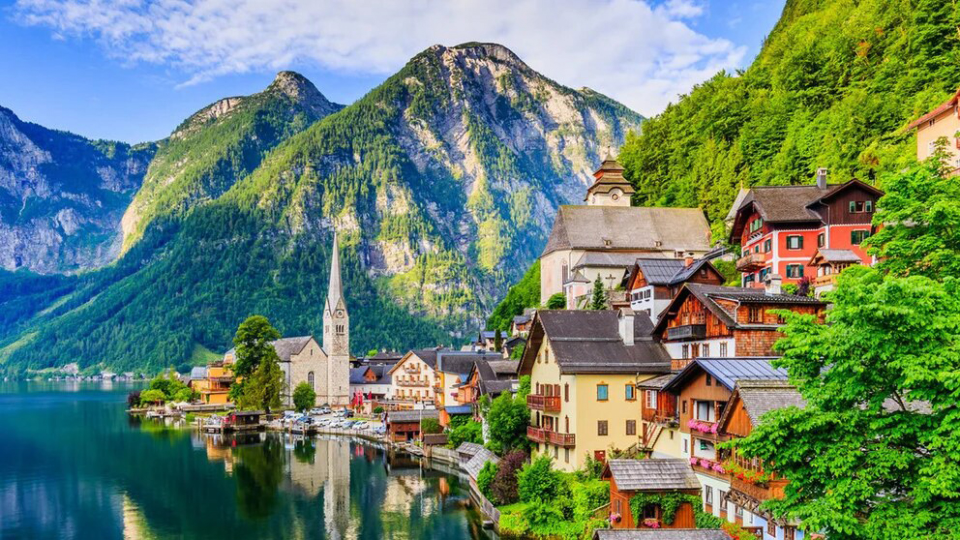
#> input picture unidad 1/clases/img/imagenP.jpeg, 1920 x 1080 px (shown at 1/2 size); the run also reads 1 picture not shown here
$ jupyter execute Actividad_evaluativa.ipynb
#> lines starting #> are read from the running program, lines starting #| are printed output that depends on the picture; after the words box and inside, x2 and y2 are one past the last pixel; in counts of white or black regions, pixels touching at a corner belong together
Ejercicio 1.

Recorta el punto de interés de la imagenP.jpg tal cual se muestra en la figura, guarda la imagen recortada en tu disco local, y muestra la imagen original y la recortada con axis (imagen a colores)

[cell 1]
import cv2
import matplotlib.pyplot as plt
import os # <-- CAMBIO 1: Importamos os para gestionar carpetas y rutas

# --- CONFIGURACIÓN DE RUTAS ---
# CAMBIO 2: Definimos la carpeta base de tu proyecto en VS Code
carpeta_base = 'clases/img/'
# CAMBIO 3: Definimos la carpeta donde se guardarán los resultados
carpeta_salida = os.path.join(carpeta_base, 'imagenes_resultado')

# CAMBIO 4: Si la carpeta de salida no existe, la creamos para evitar errores al guardar
if not os.path.exists(carpeta_salida):
    os.makedirs(carpeta_salida)
    print(f"✅ Carpeta creada: {carpeta_salida}")

# CAMBIO 5: Corregimos el nombre del archivo a 'imagenP.jpeg'
nombre_archivo = 'imagenP.jpeg'
ruta_lectura = os.path.join(carpeta_base, nombre_archivo)

imagen_bgr = cv2.imread(ruta_lectura)
#> imagen_bgr is the input picture: shape (1080, 1920, 3); mean B, G, R 110.3, 130.4, 106.3

if imagen_bgr is None:
    print(f"❌ Error: No se encontró la imagen en {ruta_lectura}")
else:
    # Convertimos a RGB para procesar con Matplotlib
    imagen_rgb = cv2.cvtColor(imagen_bgr, cv2.COLOR_BGR2RGB)

    # Coordenadas de recorte (Slicing de Numpy)
    inicio_fila = 442
    fin_fila = 733
    inicio_columna = 562
    fin_columna = 805

    # Aplicamos el recorte: [filas, columnas, canales]
    imagen_recortada = imagen_rgb[inicio_fila:fin_fila, inicio_columna:fin_columna, :]

    # --- GUARDAR EL RESULTADO ---
    # CAMBIO 6: Guardamos usando la nueva ruta de salida
    ruta_guardado = os.path.join(carpeta_salida, 'imagenP_recortada.png')
    plt.imsave(ruta_guardado, imagen_recortada)
    print(f"✅ Recorte guardado en: {ruta_guardado}")

    # --- MOSTRAR RESULTADOS ---
    plt.figure(figsize=(12, 6))

    plt.subplot(1, 2, 1)
    plt.title('Imagen Original (Vista RGB)')
    plt.imshow(imagen_rgb)
    # Dibujamos un cuadro guía opcional para verificar el área de recorte
    plt.gca().add_patch(plt.Rectangle((inicio_columna, inicio_fila),
                                      fin_columna-inicio_columna,
                                      fin_fila-inicio_fila,
                                      edgecolor='red', facecolor='none', lw=2))
    plt.axis('on') # Dejamos los ejes visibles para ver las coordenadas (píxeles)

    plt.subplot(1, 2, 2)
    plt.title('Imagen Recortada')
    plt.imshow(imagen_recortada)
    plt.axis('off')

    plt.tight_layout()
    plt.show()

Ejercicio 2.

Genera un degradado lineal a colores (debe coincidir con los mismos colores).

[cell 2]
import numpy as np
import matplotlib.pyplot as plt
import os # <-- CAMBIO 1: Importamos os para manejar rutas y carpetas

# --- CONFIGURACIÓN DE RUTAS ---
# CAMBIO 2: Definimos la carpeta base de tu proyecto en VS Code
carpeta_base = 'clases/img/'
# CAMBIO 3: Definimos la carpeta de salida para los degradados
carpeta_salida = os.path.join(carpeta_base, 'imagenes_resultado')

# CAMBIO 4: Si la carpeta de salida no existe, la creamos automáticamente
if not os.path.exists(carpeta_salida):
    os.makedirs(carpeta_salida)
    print(f"✅ Carpeta de salida lista: {carpeta_salida}")

# --- GENERACIÓN DE LA IMAGEN ---
valor_minimo = 0
valor_maximo = 1
alto_imagen = 256
ancho_imagen = 300

# Creamos la columna con linspace y la repetimos para crear el degradado
columna = np.linspace(valor_minimo, valor_maximo, alto_imagen)[:, None]
imagen_degradada = np.repeat(columna, ancho_imagen, axis=1)

# --- GUARDAR IMAGEN ---
# CAMBIO 5: Usamos os.path.join para guardar en la ruta correcta dentro de clases/img/
ruta_guardado = os.path.join(carpeta_salida, 'degradado_lineal.png')
plt.imsave(ruta_guardado, imagen_degradada, cmap='viridis')
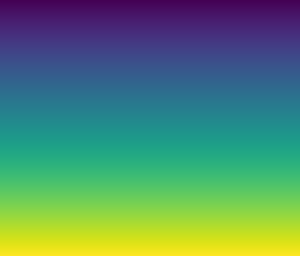
#> saved as degradado_lineal.png: shape (256, 300, 3); mean R, G, B 82.9, 136.7, 109.3
print(f"✅ Degradado guardado en: {ruta_guardado}")

# --- MOSTRAR IMAGEN ---
plt.figure(figsize=(6, 8))
plt.title('Degradado Lineal (Viridis)')
# El mapa de color 'viridis' es el estándar por defecto de Matplotlib
plt.imshow(imagen_degradada, cmap='viridis', aspect='auto')

# CAMBIO 6: Ajuste de límites para que la visualización sea clara
# Estos valores dependen de qué parte del degradado quieras resaltar
plt.xlim(-0.5, ancho_imagen - 0.5)
plt.xticks(np.linspace(0, ancho_imagen, 5))
plt.show()

Ejercicio 3.

Genera una imagen semejante a un tablero de ajedrez tomando en cuenta que cada casilla debe medir 100x100 px

[cell 3]
import cv2
import numpy as np
import matplotlib.pyplot as plt
import os # <-- CAMBIO 1: Importamos os para manejar directorios de forma segura

# --- CONFIGURACIÓN DE RUTAS ---
# CAMBIO 2: Ajustamos a la carpeta base de tu proyecto en VS Code
carpeta_base = 'clases/img/'
# CAMBIO 3: Definimos la subcarpeta específica para este ejercicio
carpeta_ejercicio = os.path.join(carpeta_base, 'img_ejercicio_3')

# CAMBIO 4: Si la carpeta no existe, la creamos para que plt.imsave no de error
if not os.path.exists(carpeta_ejercicio):
    os.makedirs(carpeta_ejercicio)
    print(f"✅ Carpeta creada con éxito: {carpeta_ejercicio}")

# --- PARÁMETROS DEL TABLERO ---
tamanio_casilla = 100
numero_casillas = 8
tamanio_imagen = tamanio_casilla * numero_casillas

# Creamos lienzo negro (3 canales para RGB)
imagen_ajedrez = np.zeros((tamanio_imagen, tamanio_imagen, 3), dtype=np.uint8)

# --- ASIGNAR COLORES AL TABLERO ---
for fila in range(numero_casillas):
    for columna in range(numero_casillas):
        # Lógica de color: si la suma de fila + columna es par, es blanca
        if (fila + columna) % 2 == 0:
            color = [255, 255, 255] # Blanco
        else:
            color = [0, 0, 0] # Negro

        # Calcular límites de la casilla
        inicio_fila = fila * tamanio_casilla
        fin_fila = inicio_fila + tamanio_casilla
        inicio_columna = columna * tamanio_casilla
        fin_columna = inicio_columna + tamanio_casilla

        # Asignar color mediante slicing de Numpy
        imagen_ajedrez[inicio_fila:fin_fila, inicio_columna:fin_columna] = color

# --- GUARDAR IMAGEN ---
# CAMBIO 5: Usamos la ruta completa corregida
ruta_guardado = os.path.join(carpeta_ejercicio, "tablero_ajedrez.png")
plt.imsave(ruta_guardado, imagen_ajedrez)
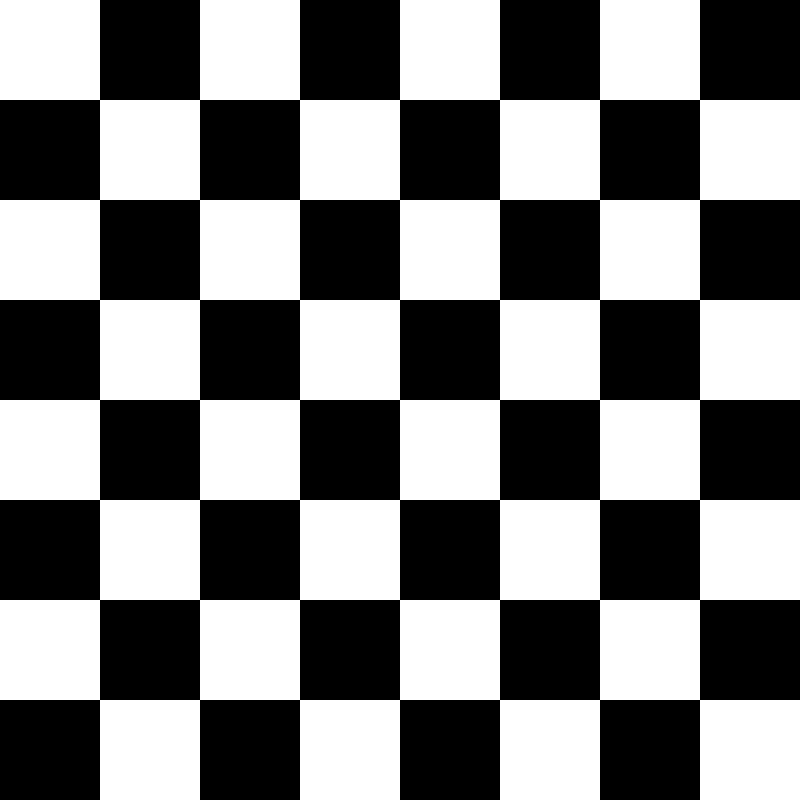
#> saved as tablero_ajedrez.png: shape (800, 800, 3); 50% white; 1 white region, box (x1, y1, x2, y2) and area: (0, 0, 800, 800) 320000
print(f"✅ Tablero guardado en: {ruta_guardado}")

# --- MOSTRAR IMAGEN ---
plt.figure(figsize=(8, 8))
plt.imshow(imagen_ajedrez)
plt.title("TABLERO DE AJEDREZ GENERADO")
plt.axis('off') # Opcional: oculta los ejes para que se vea más limpio
plt.show()

Ejercicio 4.

Tomando en cuenta el resultado del ejercicio 2 aplica posterizacion y solarizacion, de la misma manera aplica todas las paletas de falso color cada resultado debe guardarse.

[cell 4]
import cv2
import numpy as np
import matplotlib.pyplot as plt
import os

# --- CONFIGURACIÓN DE RUTAS ---
# CAMBIO 1: La carpeta donde realmente está tu imagen según la captura
carpeta_base = 'clases/img/'

# CAMBIO 2: Definimos la carpeta de salida (donde quieres que se guarden los nuevos efectos)
carpeta_salida = os.path.join(carpeta_base, 'img_ejercicio_4')

# Creamos la carpeta de salida si no existe
if not os.path.exists(carpeta_salida):
    os.makedirs(carpeta_salida)

# CAMBIO 3: Ruta de lectura corregida (buscando directamente en la carpeta img)
nombre_archivo = 'degradado_lineal.png'
ruta_lectura = os.path.join(carpeta_base, nombre_archivo)

imagen_bgr = cv2.imread(ruta_lectura)

if imagen_bgr is None:
    # Si falla, imprimimos la ruta absoluta para ver dónde está buscando exactamente Python
    print(f"❌ Error: No se encontró en {os.path.abspath(ruta_lectura)}")
else:
    # Convertimos a gris para los procesos
    imagen_gray = cv2.cvtColor(imagen_bgr, cv2.COLOR_BGR2GRAY)

    def solarizar(imagen, umbral):
#> called with umbral = 128
        img_sol = np.where(imagen < umbral, imagen, 255 - imagen)
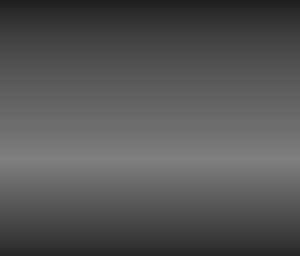
#> img_sol: shape (256, 300); min 30, max 127, mean 84.9
        return img_sol.astype(np.uint8)

    def posterizar(imagen, niveles):
#> called with niveles = 3
        factor_escala = 255 / (niveles - 1)
        img_pos = np.round(imagen / factor_escala) * factor_escala
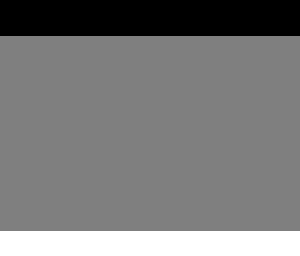
#> img_pos: shape (256, 300) float64; min 0, max 255, mean 122
        return np.clip(img_pos, 0, 255).astype(np.uint8)

    # --- PROCESAMIENTO ---
    umbral = 128
    imagen_solarizada = solarizar(imagen_gray, umbral)

    niveles = 3
    imagen_posterizada = posterizar(imagen_gray, niveles)

    # --- GUARDAR RESULTADOS ---
    plt.imsave(os.path.join(carpeta_salida, 'degradado_solarizado.png'), imagen_solarizada, cmap='gray')
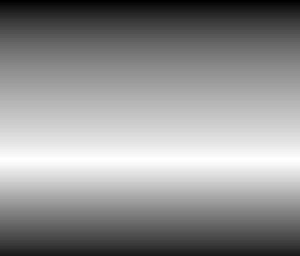
#> saved as degradado_solarizado.png: shape (256, 300, 3); min 0, max 255, mean 144.4
    plt.imsave(os.path.join(carpeta_salida, 'degradado_posterizado.png'), imagen_posterizada, cmap='gray')

    # --- MAPAS DE COLOR ---
    colormaps = [cv2.COLORMAP_JET, cv2.COLORMAP_HOT, cv2.COLORMAP_MAGMA, cv2.COLORMAP_VIRIDIS]
    nombres = ["JET", "HOT", "MAGMA", "VIRIDIS"]

    plt.figure(figsize=(15, 10))

    plt.subplot(2, 3, 1)
    plt.title('Degradado Solarizado')
    plt.imshow(imagen_solarizada, cmap='gray')
    plt.axis('off')

    plt.subplot(2, 3, 2)
    plt.title('Degradado Posterizado')
    plt.imshow(imagen_posterizada, cmap='gray')
    plt.axis('off')

    for i in range(len(colormaps)):
        img_c = cv2.applyColorMap(imagen_gray, colormaps[i])
        img_rgb = cv2.cvtColor(img_c, cv2.COLOR_BGR2RGB)

        plt.subplot(2, 3, i + 3)
        plt.title(f'Mapa: {nombres[i]}')
        plt.imshow(img_rgb)
        plt.axis('off')

        # Guardar cada uno en la carpeta de salida
        plt.imsave(os.path.join(carpeta_salida, f'degradado_{nombres[i]}.png'), img_rgb)
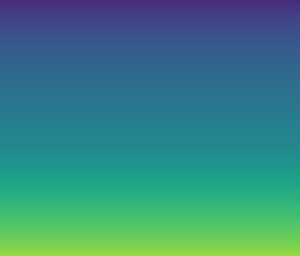
#> img_c: shape (256, 300, 3); mean B, G, R 130, 132.9, 55.8

    plt.tight_layout()
    plt.show()
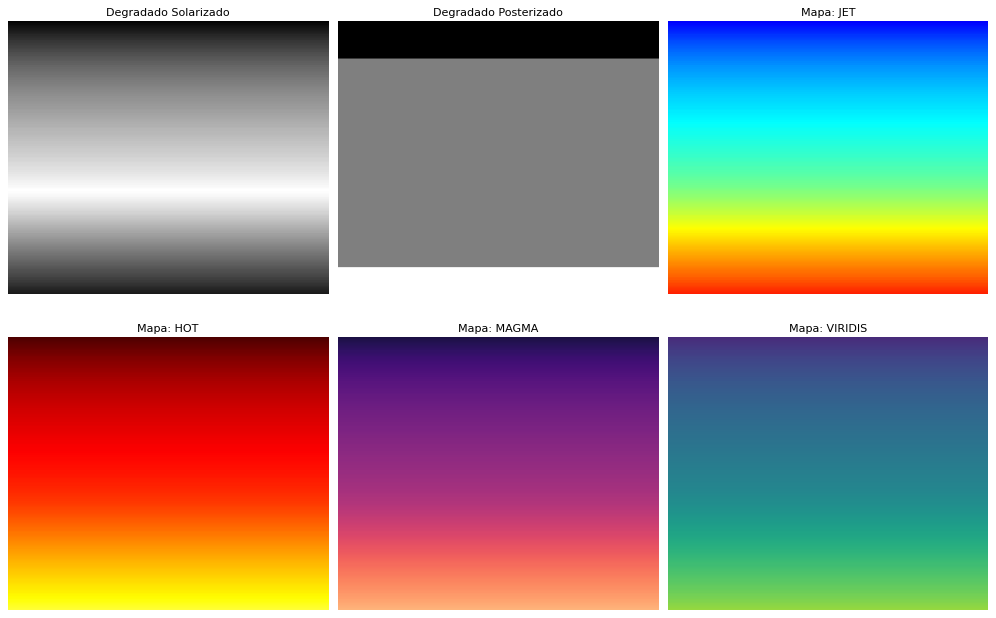
#> figure drawn by matplotlib, 6 panels
    print(f"✅ Proceso completado. Resultados en: {carpeta_salida}")
#| ✅ Proceso completado. Resultados en: clases/img/img_ejercicio_4

Ejercicio 5.

Tomando en cuenta la imagen1.jpg aplica un degradado lineal en ella.

[cell 5]
import cv2
import numpy as np
import matplotlib.pyplot as plt
import os # <-- CAMBIO 1: Importamos os para manejar rutas

# --- CONFIGURACIÓN DE RUTAS ---
# CAMBIO 2: Ajustamos a la carpeta de tu proyecto en Univalle
carpeta_base = 'clases/img/'
carpeta_salida = os.path.join(carpeta_base, 'img_ejercicio_5')

# CAMBIO 3: Creamos la carpeta de salida si no existe
if not os.path.exists(carpeta_salida):
    os.makedirs(carpeta_salida)

# CAMBIO 4: Ruta de lectura corregida
ruta_lectura = os.path.join(carpeta_base, 'imagenP.jpeg')
imagen_escala_grises = cv2.imread(ruta_lectura, 0) # El 0 carga directamente en gris
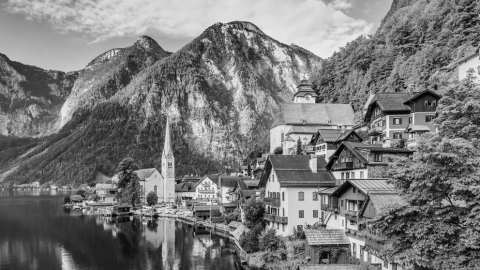
#> imagen_escala_grises: shape (1080, 1920) (shown at 1/4 size); min 0, max 255, mean 120.9

# Verificación de seguridad
if imagen_escala_grises is None:
    print(f"❌ Error: No se encontró la imagen en {os.path.abspath(ruta_lectura)}")
else:
    alto, ancho = imagen_escala_grises.shape
    valor_inicial = 1 # maxima luminosidad
    valor_final = 0 # minima luminosidad

    # Generamos el vector de degradado
    vector_degradado = np.linspace(valor_inicial, valor_final, alto)
    degradado = vector_degradado.reshape(alto, 1)

    # Multiplicamos la imagen por el degradado
    # CAMBIO 5: Aseguramos que la operación sea válida antes del cast a uint8
    imagen_degradado_lineal = (imagen_escala_grises * degradado).astype(np.uint8)
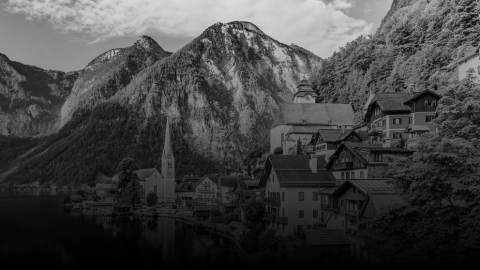
#> imagen_degradado_lineal: shape (1080, 1920) (shown at 1/4 size); min 0, max 224, mean 66.2

    # --- GUARDAR IMAGEN ---
    # CAMBIO 6: Guardamos en la ruta correcta
    ruta_guardado = os.path.join(carpeta_salida, "imagen_degradado_lineal.png")
    plt.imsave(ruta_guardado, imagen_degradado_lineal, cmap='gray')
    print(f"✅ Imagen guardada en: {ruta_guardado}")
#| ✅ Imagen guardada en: clases/img/img_ejercicio_5/imagen_degradado_lineal.png

    # --- MOSTRAR IMAGENES ---
    plt.figure(figsize=(12, 5))

    plt.subplot(1, 2, 1)
    plt.imshow(imagen_escala_grises, cmap='gray')
    plt.title("IMAGEN ORIGINAL ESCALA GRISES")
    plt.axis('off')

    plt.subplot(1, 2, 2)
    plt.imshow(imagen_degradado_lineal, cmap='gray')
    plt.title("IMAGEN CON DEGRADADO LINEAL")
    plt.axis('off')

    plt.show()

Ejercicio 6.

Elabora una imagen original, usando unicamente cuadrados , no tiene que parecerse a los ejecicios realizados en clase , posterior debe aplicarse el filtro bayer en todas sus convinaciones mostrar y guardar todos los resultados con sus titulos correspondientes.

PARTE 1 CREAR LA IMAGEN ORIGINAL USANDO UNICAMENTE CUADRADOS

[cell 6]
import cv2
import numpy as np
import matplotlib.pyplot as plt
import os

# --- CONFIGURACIÓN DE RUTAS ---
# Mantenemos las rutas de tu proyecto en Univalle
carpeta_base = 'clases/img/'
carpeta_ejercicio = os.path.join(carpeta_base, 'img_ejercicio_messi')

if not os.path.exists(carpeta_ejercicio):
    os.makedirs(carpeta_ejercicio)

# --- PARÁMETROS DEL DISEÑO ---
tamano_casilla = 15  # Cada "píxel" será un cuadrado de 15x15 píxeles reales

# DISEÑO DE MESSI (Mapa de caracteres)
# Mismo diseño lógico, forma exactamente igual a la referencia
diseno = [
    ".......................",
    ".......********........",
    "......*CCCCCCCC*.......",
    ".....*CCCCCCCCCC*......",
    ".....*CCCCCCCCCC*......",
    ".....*CCPPPPPPCC*......",
    ".....*CP*PPPP*PC*......",
    ".....*CPPPPPPPPC*......",
    ".....*CCPPPPPPCC*......",
    ".....*CCCCCCCCCC*......",
    ".....*CCC****CCC*......",
    "......*CC*BB*CC*.......",
    "....***AABBAABAA***....",
    "...*PP*AABBAABAA*PP*...",
    "...*PP*AABDAABAA*PP*...",
    "...*PP*AABBAABAA*PP*...",
    "....***AABBAABAA***....",
    ".......*GGGGGG*........",
    ".......*GG**GG*........",
    ".......*GG**GG*........",
    ".......*ZZ**ZZ*........",
    "........**..**........."
]

# MAPA DE COLORES (RGB)
# Ajustados para que coincidan perfectamente con la imagen de referencia limpia
mapa_colores = {
    ".": [255, 255, 255], # Blanco puro fondo
    "*": [0, 0, 0],       # Negro puro (bordes y ojos)
    "C": [90, 55, 35],    # Café (Cabello y barba)
    "P": [250, 210, 175], # Piel
    "B": [255, 255, 255], # Blanco camiseta
    "A": [120, 195, 235], # Celeste Argentina
    "D": [255, 225, 0],   # Dorado escudo
    "G": [90, 90, 100],   # Gris oscuro pantalón
    "Z": [240, 240, 240]  # Blanco zapatos
}

# Dimensiones
numero_filas = len(diseno)
numero_columnas = len(diseno[0])
alto_imagen = numero_filas * tamano_casilla
ancho_imagen = numero_columnas * tamano_casilla

# Crear lienzo
imagen = np.zeros((alto_imagen, ancho_imagen, 3), dtype=np.uint8)

# --- CONSTRUCCIÓN DE LA IMAGEN ---
# (Mismo proceso de llenado de bloques)
for fila in range(numero_filas):
    for columna in range(numero_columnas):
        simbolo = diseno[fila][columna]
        color = mapa_colores[simbolo]

        inicio_fila = fila * tamano_casilla
        fin_fila = inicio_fila + tamano_casilla
        inicio_columna = columna * tamano_casilla
        fin_columna = inicio_columna + tamano_casilla

        imagen[inicio_fila:fin_fila, inicio_columna:fin_columna] = color

# --- GUARDADO Y VISUALIZACIÓN MEJORADA ---
ruta_guardado = os.path.join(carpeta_ejercicio, "messi_pixel_art_limpio.png")
# plt.imsave guarda la matriz uint8 directamente sin suavizado
plt.imsave(ruta_guardado, imagen)

# Ajuste del tamaño de visualización para que no se amontone
plt.figure(figsize=(10, 10))

# --- CAMBIO CRUCIAL AQUÍ ---
# interpolation='nearest' asegura que los bordes de los bloques sean nítidos
plt.imshow(imagen, interpolation='nearest')

plt.title("Lionel Messi - Pixel Art Limpio")
plt.axis("on") # Dejamos los ejes para referencia de la cuadrícula

# Ajustamos las marcas para que coincidan con las casillas lógicas
plt.xticks(np.arange(0, ancho_imagen + 1, tamano_casilla))
plt.yticks(np.arange(0, alto_imagen + 1, tamano_casilla))

# Ajuste de rejilla para que sea muy suave pero visible, como en el cuaderno
plt.grid(color='gray', linestyle='-', linewidth=0.3, alpha=0.5)

plt.show()

print(f"✅ ¡Messi limpio generado! Guardado en: {ruta_guardado}")
#| ✅ ¡Messi limpio generado! Guardado en: clases/img/img_ejercicio_messi/messi_pixel_art_limpio.png

PARTE 2 APLICAR FILTRO BAYER EN TODAS SUS 4 CONVINACIONES, GUARDARLAS Y MOSTRARLAS

[cell 7]
import cv2
import numpy as np
import matplotlib.pyplot as plt
import os

# --- 1. CONFIGURACIÓN DE RUTAS ---
carpeta_base = 'clases/img/'
carpeta_messi = os.path.join(carpeta_base, 'img_ejercicio_messi')
nombre_archivo = 'messi_pixel_art_limpio.png'
ruta_entrada = os.path.join(carpeta_messi, nombre_archivo)

carpeta_salida = os.path.join(carpeta_base, 'img_ejercicio_bayer')

if not os.path.exists(carpeta_salida):
    os.makedirs(carpeta_salida)

# --- 2. FUNCIONES DE PROCESAMIENTO ---
def separar_canales(imagen):
    return imagen[:, :, 0], imagen[:, :, 1], imagen[:, :, 2]

def reconstruir_rgb(rojo, verde, azul):
    return np.stack((rojo, verde, azul), axis=2)

def aplicar_patron_bayer(rojo, verde, azul, patron):
    alto, ancho = rojo.shape
    mosaico = np.zeros((alto, ancho), dtype=np.uint8)

    # Simulación de captura de sensor
    if patron == "BGGR":
        mosaico[0::2, 0::2] = azul[0::2, 0::2]
        mosaico[0::2, 1::2] = verde[0::2, 1::2]
        mosaico[1::2, 0::2] = verde[1::2, 0::2]
        mosaico[1::2, 1::2] = rojo[1::2, 1::2]
    elif patron == "GBRG":
        mosaico[0::2, 0::2] = verde[0::2, 0::2]
        mosaico[0::2, 1::2] = azul[0::2, 1::2]
        mosaico[1::2, 0::2] = rojo[1::2, 0::2]
        mosaico[1::2, 1::2] = verde[1::2, 1::2]
    elif patron == "GRBG":
        mosaico[0::2, 0::2] = verde[0::2, 0::2]
        mosaico[0::2, 1::2] = rojo[0::2, 1::2]
        mosaico[1::2, 0::2] = azul[1::2, 0::2]
        mosaico[1::2, 1::2] = verde[1::2, 1::2]
    elif patron == "RGGB":
        mosaico[0::2, 0::2] = rojo[0::2, 0::2]
        mosaico[0::2, 1::2] = verde[0::2, 1::2]
        mosaico[1::2, 0::2] = verde[1::2, 0::2]
        mosaico[1::2, 1::2] = azul[1::2, 1::2]

    # Reconstrucción de canales
    r_res = np.zeros_like(rojo); g_res = np.zeros_like(verde); b_res = np.zeros_like(azul)

    if patron == "BGGR":
        b_res[0::2, 0::2] = mosaico[0::2, 0::2]; g_res[0::2, 1::2] = mosaico[0::2, 1::2]
        g_res[1::2, 0::2] = mosaico[1::2, 0::2]; r_res[1::2, 1::2] = mosaico[1::2, 1::2]
    elif patron == "GBRG":
        g_res[0::2, 0::2] = mosaico[0::2, 0::2]; b_res[0::2, 1::2] = mosaico[0::2, 1::2]
        r_res[1::2, 0::2] = mosaico[1::2, 0::2]; g_res[1::2, 1::2] = mosaico[1::2, 1::2]
    elif patron == "GRBG":
        g_res[0::2, 0::2] = mosaico[0::2, 0::2]; r_res[0::2, 1::2] = mosaico[0::2, 1::2]
        b_res[1::2, 0::2] = mosaico[1::2, 0::2]; g_res[1::2, 1::2] = mosaico[1::2, 1::2]
    elif patron == "RGGB":
        r_res[0::2, 0::2] = mosaico[0::2, 0::2]; g_res[0::2, 1::2] = mosaico[0::2, 1::2]
        g_res[1::2, 0::2] = mosaico[1::2, 0::2]; b_res[1::2, 1::2] = mosaico[1::2, 1::2]

    return reconstruir_rgb(r_res, g_res, b_res)

# --- 3. EJECUCIÓN ---
imagen_bgr = cv2.imread(ruta_entrada)
#> imagen_bgr: shape (330, 345, 3)

if imagen_bgr is None:
    print(f"❌ Error: No se encontró en {ruta_entrada}")
else:
    imagen_rgb = cv2.cvtColor(imagen_bgr, cv2.COLOR_BGR2RGB)
    rojo, verde, azul = separar_canales(imagen_rgb)
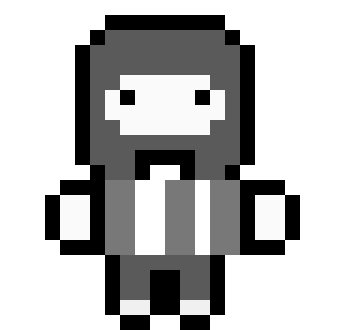
#> rojo: shape (330, 345); min 0, max 255, mean 183.1
#> (the rest of the program and of its run is left out)
